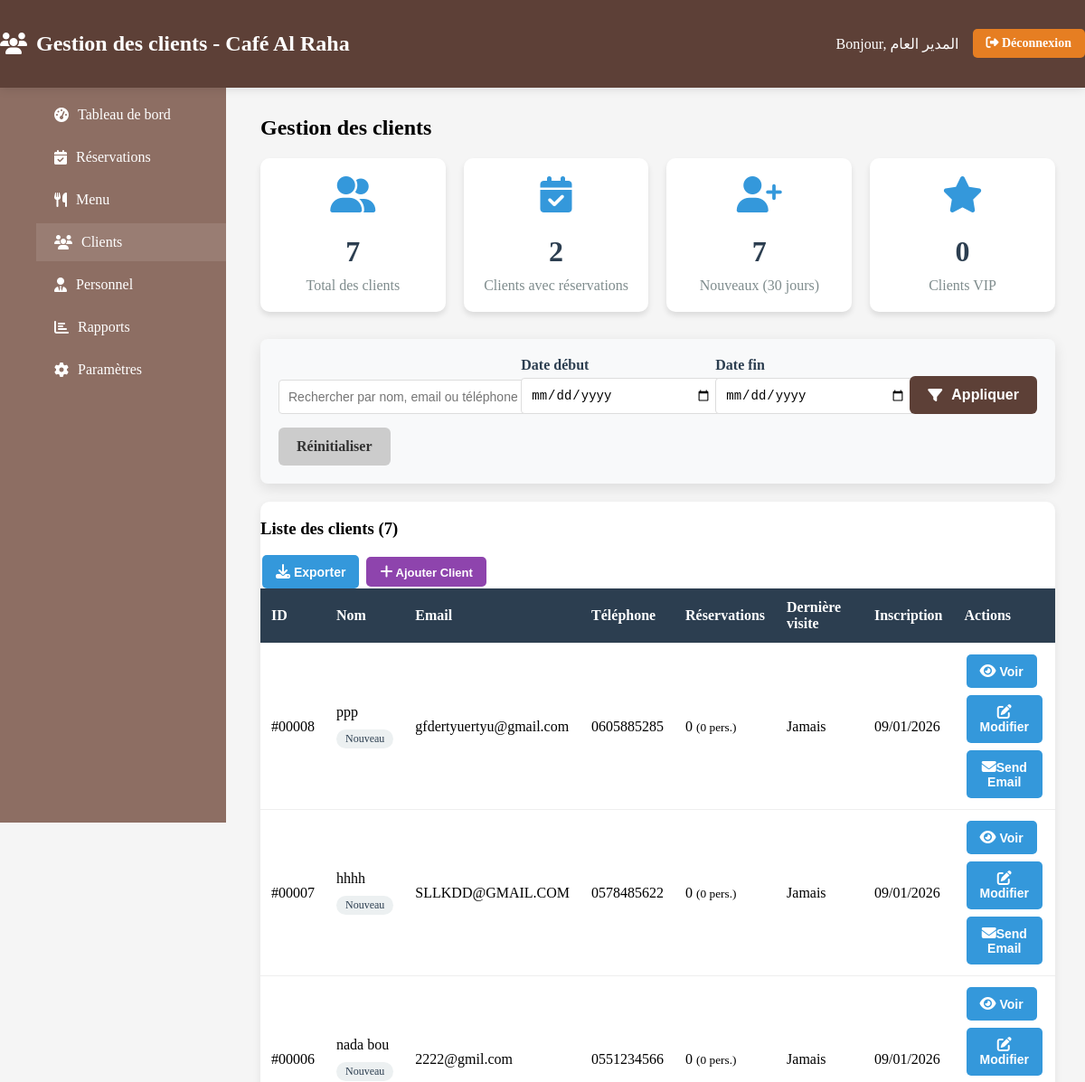
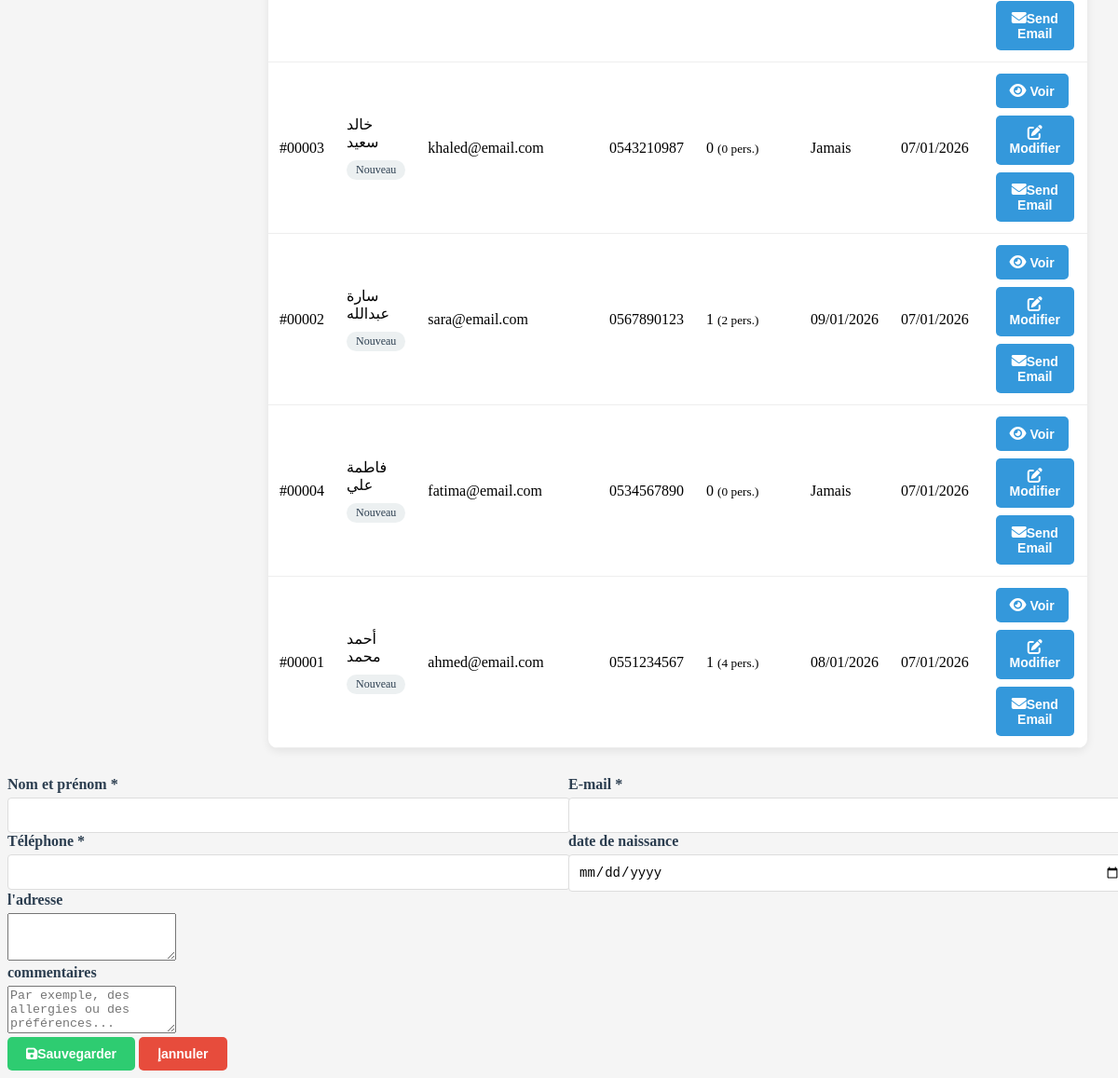
The app's page /admin/clients.php (signed in) with its own data (2 pictures, top to bottom).
### tables this page shows
CREATE TABLE `customers` (
  `id` int(11) NOT NULL,
  `full_name` varchar(100) NOT NULL,
  `email` varchar(100) DEFAULT NULL,
  `phone` varchar(20) NOT NULL,
  `total_visits` int(11) DEFAULT 0,
  `loyalty_points` int(11) DEFAULT 0,
  `created_at` timestamp NOT NULL DEFAULT current_timestamp(),
  `birth_date` date DEFAULT NULL,
  `address` varchar(255) DEFAULT NULL,
  `notes` text DEFAULT NULL
);

### admin/clients.php (the view, shortened to what this page needs)
<?php
require_once '../php/db_connection.php';
$search_filter = isset($_GET['search']) ? trim($_GET['search']) : '';
$date_from = isset($_GET['date_from']) ? $_GET['date_from'] : '';
$date_to = isset($_GET['date_to']) ? $_GET['date_to'] : '';
$sql = "
    SELECT
        c.id,
        c.full_name,
        c.email,
        c.phone,
        c.total_visits,
        c.loyalty_points,
        c.created_at,
        COUNT(r.id) AS total_reservations,
        COALESCE(SUM(r.number_of_people), 0) AS total_people,
        MAX(r.reservation_date) AS last_reservation
    FROM customers c
    LEFT JOIN reservations r
        ON c.id = r.customer_id
    WHERE 1=1
";
$sql .= " GROUP BY c.id ORDER BY c.created_at DESC";
$stmt = $conn->prepare($sql);
if ($stmt) {
    $stmt->execute();
    $result = $stmt->get_result();
    $total_clients = $result->num_rows;
} else {
    $result = $conn->query($sql);
    $total_clients = $result->num_rows;
}
?>
<!DOCTYPE html>
<html lang="fr" dir="ltr">
<head>
    <link rel="stylesheet" href="../css/admin.css">
    <link rel="stylesheet" href="https://cdnjs.cloudflare.com/ajax/libs/font-awesome/6.4.0/css/all.min.css">
</head>
<body class="admin-page">
    <nav class="admin-navbar">
        <div class="container">
            <h1><i class="fas fa-users"></i> Gestion des clients - Café Al Raha</h1>
            <div class="user-info">
                <span>Bonjour, <?php echo htmlspecialchars($_SESSION['full_name']); ?></span>
                <a href="logout.php" class="btn-logout">
                    <i class="fas fa-sign-out-alt"></i> Déconnexion
                </a>
            </div>
        </div>
    </nav>
    <div class="admin-container">
        <aside class="admin-sidebar">
            <ul>
                <li><a href="dashboard.php"><i class="fas fa-tachometer-alt"></i> Tableau de bord</a></li>
                <li><a href="reservations.php"><i class="fas fa-calendar-check"></i> Réservations</a></li>
                <li><a href="menu.php"><i class="fas fa-utensils"></i> Menu</a></li>
                <li><a href="clients.php" class="active"><i class="fas fa-users"></i> Clients</a></li>
                <li><a href="staff.php"><i class="fas fa-user-tie"></i> Personnel</a></li>
                <li><a href="reports.php"><i class="fas fa-chart-bar"></i> Rapports</a></li>
                <li><a href="settings.php"><i class="fas fa-cog"></i> Paramètres</a></li>
            </ul>
        </aside>
        <main class="admin-content">
            <h2>Gestion des clients</h2>
            <?php
$stats_sql = "
    SELECT
        COUNT(c.id) AS total,
        COUNT(DISTINCT r.customer_id) AS with_reservations,
        SUM(
            CASE
                WHEN c.created_at >= DATE_SUB(NOW(), INTERVAL 30 DAY)
                THEN 1 ELSE 0
            END
        ) AS new_last_month
    FROM customers c
    LEFT JOIN reservations r ON c.id = r.customer_id
";
            $stats_result = $conn->query($stats_sql);
            $stats = $stats_result->fetch_assoc();
            ?>
            <div class="client-stats">
                <div class="client-stat-card">
                    <i class="fas fa-user-friends"></i>
                    <h3><?php echo $stats['total'] ?? 0; ?></h3>
                    <p>Total des clients</p>
                </div>
                <div class="client-stat-card">
                    <i class="fas fa-calendar-check"></i>
                    <h3><?php echo $stats['with_reservations'] ?? 0; ?></h3>
                    <p>Clients avec réservations</p>
                </div>
                <div class="client-stat-card">
                    <i class="fas fa-user-plus"></i>
                    <h3><?php echo $stats['new_last_month'] ?? 0; ?></h3>
                    <p>Nouveaux (30 jours)</p>
                </div>
                <div class="client-stat-card">
                    <i class="fas fa-star"></i>
                    <h3 id="vip-count">0</h3>
                    <p>Clients VIP</p>
                </div>
            </div>
            <div class="filters-container">
                <form method="GET" class="filters-form">
                    <div class="filter-row">
                        <div class="form-group" style="flex: 2;">
                            <input type="text" name="search"
                                   value="<?php echo htmlspecialchars($search_filter); ?>"
                                   placeholder="Rechercher par nom, email ou téléphone">
                        </div>
                        <div class="form-group">
                            <label>Date début</label>
                            <input type="date" name="date_from" value="<?php echo $date_from; ?>">
                        </div>
                        <div class="form-group">
                            <label>Date fin</label>
                            <input type="date" name="date_to" value="<?php echo $date_to; ?>">
                            </div>
                        <button type="submit" class="btn-filter">
                            <i class="fas fa-filter"></i> Appliquer
                        </button>
                        <a href="clients.php" class="btn-reset">Réinitialiser</a>
                    </div>
                </form>
            </div>
            <div class="table-container">
                <div class="table-header">
                    <h3>Liste des clients (<?php echo $total_clients; ?>)</h3>
                    <div class="table-actions">
                        <button class="btn-action btn-export">
                            <i class="fas fa-download"></i> Exporter
                        </button>
                        <button class="btn-action" id="btn-add-client">
    <i class="fas fa-plus"></i> Ajouter client
</button>
                    </div>
                </div>
                <?php if ($total_clients > 0): ?>
                <table class="data-table">
                    <thead>
                        <tr>
                            <th>ID</th>
                            <th>Nom</th>
                            <th>Email</th>
                            <th>Téléphone</th>
                            <th>Réservations</th>
                            <th>Dernière visite</th>
                            <th>Inscription</th>
                            <th>Actions</th>
                        </tr>
                    </thead>
                    <tbody>
                        <?php while($client = $result->fetch_assoc()):
                            $client_type = $client['total_reservations'] >= 10 ? 'vip' :
                                          ($client['total_reservations'] >= 3 ? 'regular' : 'new');
                        ?>
                        <tr data-id="<?php echo $client['id']; ?>">
                            <td>#<?php echo str_pad($client['id'], 5, '0', STR_PAD_LEFT); ?></td>
                            <td>
                                <?php echo htmlspecialchars($client['full_name']); ?>
                                <div class="client-tags">
                                    <?php if ($client_type == 'vip'): ?>
                                        <span class="client-tag vip">VIP</span>
                                    <?php elseif ($client_type == 'regular'): ?>
                                        <span class="client-tag regular">Régulier</span>
                                    <?php else: ?>
                                        <span class="client-tag">Nouveau</span>
                                    <?php endif; ?>
                                </div>
                            </td>
                            <td><?php echo htmlspecialchars($client['email']); ?></td>
                            <td><?php echo htmlspecialchars($client['phone']); ?></td>
                            <td>
                                <span class="badge"><?php echo $client['total_reservations'] ?? 0; ?></span>
                                <small>(<?php echo $client['total_people'] ?? 0; ?> pers.)</small>
                            </td>
                            <td>
                                <?php if ($client['last_reservation']): ?>
                                    <?php echo date('d/m/Y', strtotime($client['last_reservation'])); ?>
                                <?php else: ?>
                                    <span class="text-muted">Jamais</span>
                                <?php endif; ?>
                                </td>
                            <td><?php echo date('d/m/Y', strtotime($client['created_at'])); ?></td>
                            <td>
                                <div class="action-buttons">
                                    <button class="btn-action btn-view-client"
                                            data-id="<?php echo $client['id']; ?>">
                                        <i class="fas fa-eye"></i> Voir
                                    </button>
                                    <button class="btn-action btn-edit-client"
                                            data-id="<?php echo $client['id']; ?>">
                                        <i class="fas fa-edit"></i>Modifier
                                    </button>
                                    <button class="btn-action btn-message"
                                            data-email="<?php echo htmlspecialchars($client['email']); ?>">
                                        <i class="fas fa-envelope"></i>Send email
                                    </button>
                                </div>
                            </td>
                        </tr>
                        <?php endwhile; ?>
                    </tbody>
                </table>
                <?php endif; ?>
            </div>
        </main>
    </div>
    <form id="addClientForm">
    <div class="form-row">
        <div class="form-group">
            <label>Nom et prénom *</label>
            <input type="text" name="name" required>
        </div>
        <div class="form-group">
            <label>E-mail *</label>
            <input type="email" name="email" required>
        </div>
    </div>
    <div class="form-row">
        <div class="form-group">
            <label>Téléphone *</label>
            <input type="tel" name="phone" required>
        </div>
        <div class="form-group">
            <label>date de naissance</label>
            <input type="date" name="birth_date">
        </div>
    </div>
    <div class="form-group">
        <label>l'adresse</label>
        <textarea name="address" rows="3"></textarea>
    </div>
    <div class="form-group">
        <label>commentaires</label>
        <textarea name="notes" rows="3" placeholder="Par exemple, des allergies ou des préférences..."></textarea>
    </div>
    <div class="form-actions">
        <button type="submit" class="btn-save">
            <i class="fas fa-save"></i>sauvegarder
        </button>
        <button type="button" class="btn-cancel">إannuler</button>
    </div>
</form>
</body>
</html>

### admin/clients.php (style rules this page uses)
.client-stats { display: grid; grid-template-columns: repeat(auto-fit, minmax(200px, 1fr)); gap: 20px; margin-bottom: 30px; }
.client-stat-card { background: white; padding: 20px; border-radius: 10px; box-shadow: 0 4px 6px rgba(0,0,0,0.1); text-align: center; }
.client-stat-card i { font-size: 40px; color: #3498db; margin-bottom: 15px; }
.client-stat-card h3 { font-size: 32px; margin: 10px 0; color: #2c3e50; }
.client-stat-card p { color: #7f8c8d; margin: 0; }
.client-tags { display: flex; gap: 5px; flex-wrap: wrap; margin-top: 10px; }
.client-tag { background: #ecf0f1; color: #2c3e50; padding: 3px 10px; border-radius: 15px; font-size: 12px; }

### records on screen
customers: id "00008", full_name "ppp", email "gfdertyuertyu@gmail.com", phone "0605885285", total_reservations "0", total_people "0", shows "Jamais", created_at "09/01/2026"
customers: id "00007", full_name "hhhh", email "SLLKDD@GMAIL.COM", phone "0578485622", total_reservations "0", total_people "0", shows "Jamais", created_at "09/01/2026"
customers: id "00006", full_name "nada bou", email "2222@gmil.com", phone "0551234566", total_reservations "0", total_people "0", shows "Jamais", created_at "09/01/2026"
customers: id "00003", full_name "خالد سعيد", email "khaled@email.com", phone "0543210987", total_reservations "0", total_people "0", shows "Jamais", created_at "07/01/2026"
customers: id "00002", full_name "سارة عبدالله", email "sara@email.com", phone "0567890123", total_reservations "1", total_people "2", last_reservation "09/01/2026", created_at "07/01/2026"
customers: id "00004", full_name "فاطمة علي", email "fatima@email.com", phone "0534567890", total_reservations "0", total_people "0", shows "Jamais", created_at "07/01/2026"
customers: id "00001", full_name "أحمد محمد", email "ahmed@email.com", phone "0551234567", total_reservations "1", total_people "4", last_reservation "08/01/2026", created_at "07/01/2026"

### other values on screen
$_SESSION['full_name'] "المدير العام"
$stats['total'] "7"
$stats['with_reservations'] "2"
$stats['new_last_month'] "7"
$total_clients "7"
